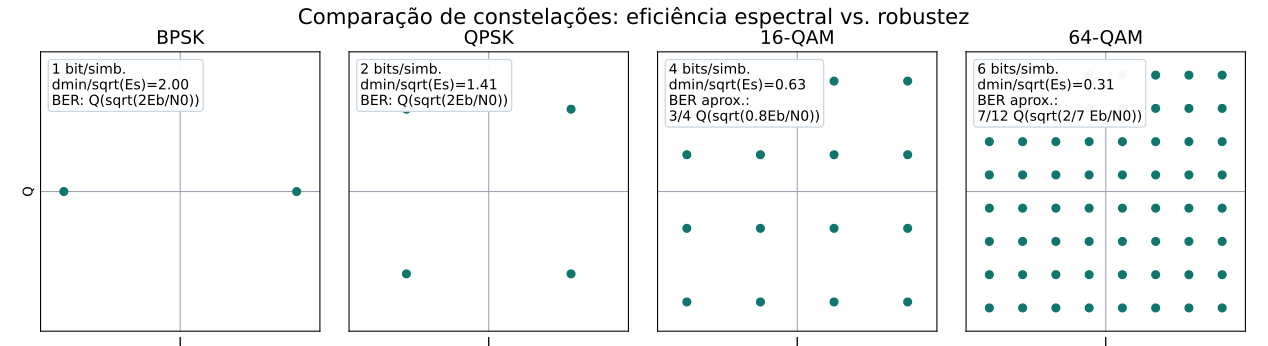

Recreate this plot in Python.
import numpy as np
import matplotlib.pyplot as plt


def qam_levels(m_side: int) -> np.ndarray:
    levels = np.arange(-(m_side - 1), m_side + 1, 2, dtype=float)
    xv, yv = np.meshgrid(levels, levels)
    pts = xv.flatten() + 1j * yv.flatten()
    pts /= np.sqrt(np.mean(np.abs(pts) ** 2))
    return pts


def psk_points(m: int) -> np.ndarray:
    k = np.arange(m)
    pts = np.exp(1j * (2 * np.pi * k / m + np.pi / 4))
    pts /= np.sqrt(np.mean(np.abs(pts) ** 2))
    return pts


CONSTELLATIONS = [
    {
        "title": "BPSK",
        "points": np.array([-1 + 0j, 1 + 0j]),
        "stats": "1 bit/simb.\ndmin/sqrt(Es)=2.00\nBER: Q(sqrt(2Eb/N0))",
    },
    {
        "title": "QPSK",
        "points": psk_points(4),
        "stats": "2 bits/simb.\ndmin/sqrt(Es)=1.41\nBER: Q(sqrt(2Eb/N0))",
    },
    {
        "title": "16-QAM",
        "points": qam_levels(4),
        "stats": "4 bits/simb.\ndmin/sqrt(Es)=0.63\nBER aprox.:\n3/4 Q(sqrt(0.8Eb/N0))",
    },
    {
        "title": "64-QAM",
        "points": qam_levels(8),
        "stats": "6 bits/simb.\ndmin/sqrt(Es)=0.31\nBER aprox.:\n7/12 Q(sqrt(2/7 Eb/N0))",
    },
]


def draw_constellation(ax: plt.Axes, title: str, points: np.ndarray, stats: str) -> None:
    ax.scatter(points.real, points.imag, s=34, color="#0f766e", zorder=3)
    ax.axhline(0, color="#9ca3af", linewidth=0.8)
    ax.axvline(0, color="#9ca3af", linewidth=0.8)
    ax.set_title(title, fontsize=14)
    ax.set_aspect("equal")
    ax.grid(True, alpha=0.18)
    limit = max(1.2, 1.2 * np.max(np.abs(np.concatenate([points.real, points.imag]))))
    ax.set_xlim(-limit, limit)
    ax.set_ylim(-limit, limit)
    ax.set_xticks([])
    ax.set_yticks([])
    ax.text(
        0.04,
        0.96,
        stats,
        transform=ax.transAxes,
        va="top",
        ha="left",
        fontsize=10.5,
        bbox={"boxstyle": "round,pad=0.25", "facecolor": "white", "edgecolor": "#cbd5e1", "alpha": 0.95},
    )


def main() -> None:
    fig, axes = plt.subplots(1, 4, figsize=(13.2, 3.6))

    for ax, cfg in zip(axes, CONSTELLATIONS):
        draw_constellation(ax, cfg["title"], cfg["points"], cfg["stats"])

    axes[0].set_ylabel("Q")
    for ax in axes:
        ax.set_xlabel("I")

    fig.suptitle("Comparação de constelações: eficiência espectral vs. robustez", fontsize=16)
    fig.tight_layout()
    fig.savefig("constellation_compare.svg")
    fig.savefig("constellation_compare.png", dpi=180)


if __name__ == "__main__":
    main()
